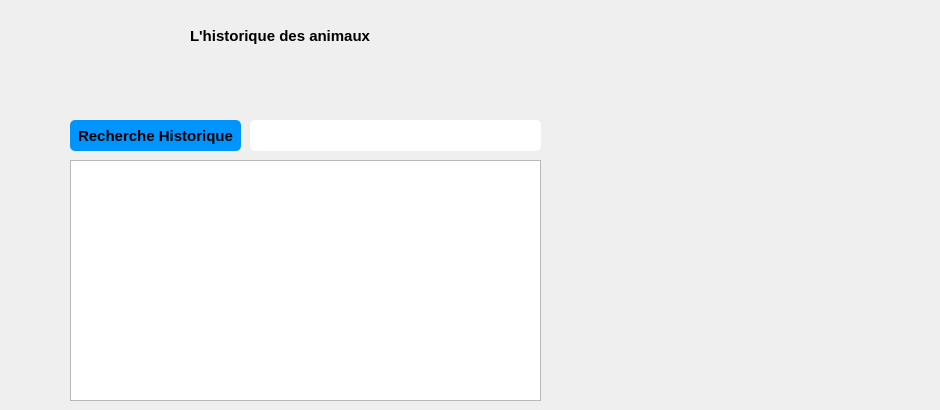
   <widget class="QWidget" name="page_3">
    <widget class="QLabel" name="label_2">
     <property name="geometry">
      <rect>
       <x>190</x>
       <y>20</y>
       <width>201</width>
       <height>31</height>
      </rect>
     </property>
     <property name="font">
      <font>
       <pointsize>11</pointsize>
       <weight>75</weight>
       <bold>true</bold>
      </font>
     </property>
     <property name="text">
      <string>L'historique des animaux</string>
     </property>
    </widget>
    <widget class="QTextBrowser" name="Historique_Animaux">
     <property name="geometry">
      <rect>
       <x>70</x>
       <y>160</y>
       <width>471</width>
       <height>241</height>
      </rect>
     </property>
     <property name="font">
      <font>
       <pointsize>11</pointsize>
       <weight>75</weight>
       <bold>true</bold>
      </font>
     </property>
    </widget>
    <widget class="QPushButton" name="pushButton_7">
     <property name="geometry">
      <rect>
       <x>540</x>
       <y>290</y>
       <width>121</width>
       <height>111</height>
      </rect>
     </property>
     <property name="font">
      <font>
       <pointsize>11</pointsize>
       <weight>75</weight>
       <bold>true</bold>
      </font>
     </property>
     <property name="styleSheet">
      <string notr="true">QPushButton { border: none;image :url(C:/Users/ASUS/Downloads/tools-and-utensils (2).png);}
QPushButton:hover
{
border: none;image :url(C:/Users/ASUS/Downloads/technology.png);
}
</string>
     </property>
     <property name="text">
      <string/>
     </property>
    </widget>
    <widget class="QPushButton" name="pushButton_11">
     <property name="geometry">
      <rect>
       <x>70</x>
       <y>120</y>
       <width>171</width>
       <height>31</height>
      </rect>
     </property>
     <property name="font">
      <font>
       <pointsize>11</pointsize>
       <weight>75</weight>
       <bold>true</bold>
      </font>
     </property>
     <property name="styleSheet">
      <string notr="true">QPushButton {
padding: 5px;
border-radius: 5px;
background-color:#0094ff;
font-weight: bold;
}
QPushButton:hover
{
color :white;
}</string>
     </property>
     <property name="text">
      <string>Recherche Historique</string>
     </property>
    </widget>
    <widget class="QLineEdit" name="Recherche_Historique_2">
     <property name="geometry">
      <rect>
       <x>250</x>
       <y>120</y>
       <width>291</width>
       <height>31</height>
      </rect>
     </property>
     <property name="styleSheet">
      <string notr="true">QLineEdit {
padding: 5px;
border-radius: 5px;

font-weight: bold;
}</string>
     </property>
    </widget>
    <widget class="QPushButton" name="pushButton_2">
     <property name="geometry">
      <rect>
       <x>900</x>
       <y>0</y>
       <width>31</width>
       <height>23</height>
      </rect>
     </property>
     <property name="styleSheet">
      <string notr="true">QPushButton { border: none;image :url(C:/Users/ASUS/Downloads/orientation.png);}
QPushButton:hover
{
border: none;image :url(C:/Users/ASUS/Downloads/orientation (1).png);
}
</string>
     </property>
     <property name="text">
      <string/>
     </property>
    </widget>
    <widget class="QPushButton" name="pushButton_4">
     <property name="geometry">
      <rect>
       <x>870</x>
       <y>0</y>
       <width>31</width>
       <height>23</height>
      </rect>
     </property>
     <property name="styleSheet">
      <string notr="true">QPushButton { border: none;image :url(C:/Users/ASUS/Downloads/left-chevron.png);}
QPushButton:hover
{
border: none;image :url(C:/Users/ASUS/Downloads/arrows.png);
}
</string>
     </property>
     <property name="text">
      <string/>
     </property>
    </widget>
   </widget>
